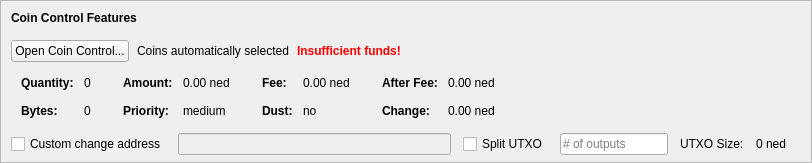
    <widget class="QFrame" name="frameCoinControl">
     <property name="sizePolicy">
      <sizepolicy hsizetype="Expanding" vsizetype="Expanding">
       <horstretch>0</horstretch>
       <verstretch>0</verstretch>
      </sizepolicy>
     </property>
     <property name="maximumSize">
      <size>
       <width>16777215</width>
       <height>16777215</height>
      </size>
     </property>
     <property name="frameShape">
      <enum>QFrame::StyledPanel</enum>
     </property>
     <property name="frameShadow">
      <enum>QFrame::Sunken</enum>
     </property>
     <layout class="QVBoxLayout" name="verticalLayoutCoinControl2">
      <property name="spacing">
       <number>0</number>
      </property>
      <property name="leftMargin">
       <number>0</number>
      </property>
      <property name="topMargin">
       <number>0</number>
      </property>
      <property name="rightMargin">
       <number>0</number>
      </property>
      <property name="bottomMargin">
       <number>6</number>
      </property>
      <item>
       <layout class="QVBoxLayout" name="verticalLayoutCoinControl" stretch="0,0,0,0,1">
        <property name="spacing">
         <number>0</number>
        </property>
        <property name="leftMargin">
         <number>10</number>
        </property>
        <property name="topMargin">
         <number>10</number>
        </property>
        <item>
         <layout class="QHBoxLayout" name="horizontalLayoutCoinControl1">
          <property name="bottomMargin">
           <number>15</number>
          </property>
          <item>
           <widget class="QLabel" name="labelCoinControlFeatures">
            <property name="sizePolicy">
             <sizepolicy hsizetype="Preferred" vsizetype="Maximum">
              <horstretch>0</horstretch>
              <verstretch>0</verstretch>
             </sizepolicy>
            </property>
            <property name="font">
             <font>
              <weight>75</weight>
              <bold>true</bold>
             </font>
            </property>
            <property name="styleSheet">
             <string notr="true">font-weight:bold;</string>
            </property>
            <property name="text">
             <string>Coin Control Features</string>
            </property>
           </widget>
          </item>
         </layout>
        </item>
        <item>
         <layout class="QHBoxLayout" name="horizontalLayoutCoinControl2" stretch="0,0,0,0">
          <property name="spacing">
           <number>8</number>
          </property>
          <property name="bottomMargin">
           <number>10</number>
          </property>
          <item>
           <widget class="QPushButton" name="pushButtonCoinControl">
            <property name="styleSheet">
             <string notr="true"/>
            </property>
            <property name="text">
             <string>Open Coin Control...</string>
            </property>
            <property name="autoDefault">
             <bool>false</bool>
            </property>
           </widget>
          </item>
          <item>
           <widget class="QLabel" name="labelCoinControlAutomaticallySelected">
            <property name="text">
             <string>Coins automatically selected</string>
            </property>
            <property name="margin">
             <number>5</number>
            </property>
           </widget>
          </item>
          <item>
           <widget class="QLabel" name="labelCoinControlInsuffFunds">
            <property name="font">
             <font>
              <weight>75</weight>
              <bold>true</bold>
             </font>
            </property>
            <property name="styleSheet">
             <string notr="true">color:red;font-weight:bold;</string>
            </property>
            <property name="text">
             <string>Insufficient funds!</string>
            </property>
            <property name="margin">
             <number>5</number>
            </property>
           </widget>
          </item>
          <item>
           <spacer name="horizontalSpacerCoinControl">
            <property name="orientation">
             <enum>Qt::Horizontal</enum>
            </property>
            <property name="sizeHint" stdset="0">
             <size>
              <width>40</width>
              <height>1</height>
             </size>
            </property>
           </spacer>
          </item>
         </layout>
        </item>
        <item>
         <widget class="QWidget" name="widgetCoinControl" native="true">
          <property name="sizePolicy">
           <sizepolicy hsizetype="Preferred" vsizetype="Preferred">
            <horstretch>0</horstretch>
            <verstretch>0</verstretch>
           </sizepolicy>
          </property>
          <property name="minimumSize">
           <size>
            <width>0</width>
            <height>0</height>
           </size>
          </property>
          <property name="styleSheet">
           <string notr="true"/>
          </property>
          <layout class="QHBoxLayout" name="horizontalLayoutCoinControl5">
           <property name="leftMargin">
            <number>0</number>
           </property>
           <property name="topMargin">
            <number>0</number>
           </property>
           <property name="rightMargin">
            <number>0</number>
           </property>
           <property name="bottomMargin">
            <number>0</number>
           </property>
           <item>
            <layout class="QHBoxLayout" name="horizontalLayoutCoinControl3" stretch="0,0,0,1">
             <property name="spacing">
              <number>20</number>
             </property>
             <property name="topMargin">
              <number>0</number>
             </property>
             <property name="bottomMargin">
              <number>10</number>
             </property>
             <item>
              <layout class="QFormLayout" name="formLayoutCoinControl1">
               <property name="horizontalSpacing">
                <number>10</number>
               </property>
               <property name="verticalSpacing">
                <number>14</number>
               </property>
               <property name="leftMargin">
                <number>10</number>
               </property>
               <property name="topMargin">
                <number>4</number>
               </property>
               <property name="rightMargin">
                <number>6</number>
               </property>
               <item row="0" column="0">
                <widget class="QLabel" name="labelCoinControlQuantityText">
                 <property name="font">
                  <font>
                   <weight>75</weight>
                   <bold>true</bold>
                  </font>
                 </property>
                 <property name="text">
                  <string>Quantity:</string>
                 </property>
                 <property name="margin">
                  <number>0</number>
                 </property>
                </widget>
               </item>
               <item row="0" column="1">
                <widget class="QLabel" name="labelCoinControlQuantity">
                 <property name="cursor">
                  <cursorShape>IBeamCursor</cursorShape>
                 </property>
                 <property name="contextMenuPolicy">
                  <enum>Qt::ActionsContextMenu</enum>
                 </property>
                 <property name="text">
                  <string notr="true">0</string>
                 </property>
                 <property name="margin">
                  <number>0</number>
                 </property>
                 <property name="textInteractionFlags">
                  <set>Qt::LinksAccessibleByMouse|Qt::TextSelectableByKeyboard|Qt::TextSelectableByMouse</set>
                 </property>
                </widget>
               </item>
               <item row="1" column="0">
                <widget class="QLabel" name="labelCoinControlBytesText">
                 <property name="font">
                  <font>
                   <weight>75</weight>
                   <bold>true</bold>
                  </font>
                 </property>
                 <property name="text">
                  <string>Bytes:</string>
                 </property>
                </widget>
               </item>
               <item row="1" column="1">
                <widget class="QLabel" name="labelCoinControlBytes">
                 <property name="cursor">
                  <cursorShape>IBeamCursor</cursorShape>
                 </property>
                 <property name="contextMenuPolicy">
                  <enum>Qt::ActionsContextMenu</enum>
                 </property>
                 <property name="text">
                  <string notr="true">0</string>
                 </property>
                 <property name="textInteractionFlags">
                  <set>Qt::LinksAccessibleByMouse|Qt::TextSelectableByKeyboard|Qt::TextSelectableByMouse</set>
                 </property>
                </widget>
               </item>
              </layout>
             </item>
             <item>
              <layout class="QFormLayout" name="formLayoutCoinControl2">
               <property name="horizontalSpacing">
                <number>10</number>
               </property>
               <property name="verticalSpacing">
                <number>14</number>
               </property>
               <property name="leftMargin">
                <number>6</number>
               </property>
               <property name="topMargin">
                <number>4</number>
               </property>
               <property name="rightMargin">
                <number>6</number>
               </property>
               <item row="0" column="0">
                <widget class="QLabel" name="labelCoinControlAmountText">
                 <property name="font">
                  <font>
                   <weight>75</weight>
                   <bold>true</bold>
                  </font>
                 </property>
                 <property name="text">
                  <string>Amount:</string>
                 </property>
                 <property name="margin">
                  <number>0</number>
                 </property>
                </widget>
               </item>
               <item row="0" column="1">
                <widget class="QLabel" name="labelCoinControlAmount">
                 <property name="cursor">
                  <cursorShape>IBeamCursor</cursorShape>
                 </property>
                 <property name="contextMenuPolicy">
                  <enum>Qt::ActionsContextMenu</enum>
                 </property>
                 <property name="text">
                  <string notr="true">0.00 ned</string>
                 </property>
                 <property name="textInteractionFlags">
                  <set>Qt::LinksAccessibleByMouse|Qt::TextSelectableByKeyboard|Qt::TextSelectableByMouse</set>
                 </property>
                </widget>
               </item>
               <item row="1" column="0">
                <widget class="QLabel" name="labelCoinControlPriorityText">
                 <property name="font">
                  <font>
                   <weight>75</weight>
                   <bold>true</bold>
                  </font>
                 </property>
                 <property name="text">
                  <string>Priority:</string>
                 </property>
                </widget>
               </item>
               <item row="1" column="1">
                <widget class="QLabel" name="labelCoinControlPriority">
                 <property name="cursor">
                  <cursorShape>IBeamCursor</cursorShape>
                 </property>
                 <property name="contextMenuPolicy">
                  <enum>Qt::ActionsContextMenu</enum>
                 </property>
                 <property name="text">
                  <string>medium</string>
                 </property>
                 <property name="textInteractionFlags">
                  <set>Qt::LinksAccessibleByMouse|Qt::TextSelectableByKeyboard|Qt::TextSelectableByMouse</set>
                 </property>
                </widget>
               </item>
              </layout>
             </item>
             <item>
              <layout class="QFormLayout" name="formLayoutCoinControl3">
               <property name="horizontalSpacing">
                <number>10</number>
               </property>
               <property name="verticalSpacing">
                <number>14</number>
               </property>
               <property name="leftMargin">
                <number>6</number>
               </property>
               <property name="topMargin">
                <number>4</number>
               </property>
               <property name="rightMargin">
                <number>6</number>
               </property>
               <item row="0" column="0">
                <widget class="QLabel" name="labelCoinControlFeeText">
                 <property name="font">
                  <font>
                   <weight>75</weight>
                   <bold>true</bold>
                  </font>
                 </property>
                 <property name="text">
                  <string>Fee:</string>
                 </property>
                 <property name="margin">
                  <number>0</number>
                 </property>
                </widget>
               </item>
               <item row="0" column="1">
                <widget class="QLabel" name="labelCoinControlFee">
                 <property name="cursor">
                  <cursorShape>IBeamCursor</cursorShape>
                 </property>
                 <property name="contextMenuPolicy">
                  <enum>Qt::ActionsContextMenu</enum>
                 </property>
                 <property name="text">
                  <string notr="true">0.00 ned</string>
                 </property>
                 <property name="textInteractionFlags">
                  <set>Qt::LinksAccessibleByMouse|Qt::TextSelectableByKeyboard|Qt::TextSelectableByMouse</set>
                 </property>
                </widget>
               </item>
               <item row="1" column="0">
                <widget class="QLabel" name="labelCoinControlLowOutputText">
                 <property name="font">
                  <font>
                   <weight>75</weight>
                   <bold>true</bold>
                  </font>
                 </property>
                 <property name="text">
                  <string>Dust:</string>
                 </property>
                </widget>
               </item>
               <item row="1" column="1">
                <widget class="QLabel" name="labelCoinControlLowOutput">
                 <property name="cursor">
                  <cursorShape>IBeamCursor</cursorShape>
                 </property>
                 <property name="contextMenuPolicy">
                  <enum>Qt::ActionsContextMenu</enum>
                 </property>
                 <property name="text">
                  <string>no</string>
                 </property>
                 <property name="textInteractionFlags">
                  <set>Qt::LinksAccessibleByMouse|Qt::TextSelectableByKeyboard|Qt::TextSelectableByMouse</set>
                 </property>
                </widget>
               </item>
              </layout>
             </item>
             <item>
              <layout class="QFormLayout" name="formLayoutCoinControl4">
               <property name="horizontalSpacing">
                <number>10</number>
               </property>
               <property name="verticalSpacing">
                <number>14</number>
               </property>
               <property name="leftMargin">
                <number>6</number>
               </property>
               <property name="topMargin">
                <number>4</number>
               </property>
               <property name="rightMargin">
                <number>6</number>
               </property>
               <item row="0" column="0">
                <widget class="QLabel" name="labelCoinControlAfterFeeText">
                 <property name="font">
                  <font>
                   <weight>75</weight>
                   <bold>true</bold>
                  </font>
                 </property>
                 <property name="text">
                  <string>After Fee:</string>
                 </property>
                 <property name="margin">
                  <number>0</number>
                 </property>
                </widget>
               </item>
               <item row="0" column="1">
                <widget class="QLabel" name="labelCoinControlAfterFee">
                 <property name="cursor">
                  <cursorShape>IBeamCursor</cursorShape>
                 </property>
                 <property name="contextMenuPolicy">
                  <enum>Qt::ActionsContextMenu</enum>
                 </property>
                 <property name="text">
                  <string notr="true">0.00 ned</string>
                 </property>
                 <property name="textInteractionFlags">
                  <set>Qt::LinksAccessibleByMouse|Qt::TextSelectableByKeyboard|Qt::TextSelectableByMouse</set>
                 </property>
                </widget>
               </item>
               <item row="1" column="0">
                <widget class="QLabel" name="labelCoinControlChangeText">
                 <property name="font">
                  <font>
                   <weight>75</weight>
                   <bold>true</bold>
                  </font>
                 </property>
                 <property name="text">
                  <string>Change:</string>
                 </property>
                </widget>
               </item>
               <item row="1" column="1">
                <widget class="QLabel" name="labelCoinControlChange">
                 <property name="cursor">
                  <cursorShape>IBeamCursor</cursorShape>
                 </property>
                 <property name="contextMenuPolicy">
                  <enum>Qt::ActionsContextMenu</enum>
                 </property>
                 <property name="text">
                  <string notr="true">0.00 ned</string>
                 </property>
                 <property name="textInteractionFlags">
                  <set>Qt::LinksAccessibleByMouse|Qt::TextSelectableByKeyboard|Qt::TextSelectableByMouse</set>
                 </property>
                </widget>
               </item>
              </layout>
             </item>
            </layout>
           </item>
          </layout>
         </widget>
        </item>
        <item>
         <layout class="QHBoxLayout" name="horizontalLayoutCoinControl4" stretch="0,0,0,0,0,0,0">
          <property name="spacing">
           <number>12</number>
          </property>
          <property name="sizeConstraint">
           <enum>QLayout::SetDefaultConstraint</enum>
          </property>
          <property name="topMargin">
           <number>5</number>
          </property>
          <property name="rightMargin">
           <number>5</number>
          </property>
          <item>
           <widget class="QCheckBox" name="checkBoxCoinControlChange">
            <property name="toolTip">
             <string>If this is activated, but the change address is empty or invalid, change will be sent to a newly generated address.</string>
            </property>
            <property name="text">
             <string>Custom change address</string>
            </property>
           </widget>
          </item>
          <item>
           <widget class="QValidatedLineEdit" name="lineEditCoinControlChange">
            <property name="enabled">
             <bool>false</bool>
            </property>
            <property name="sizePolicy">
             <sizepolicy hsizetype="Expanding" vsizetype="Fixed">
              <horstretch>0</horstretch>
              <verstretch>0</verstretch>
             </sizepolicy>
            </property>
           </widget>
          </item>
          <item>
           <widget class="QCheckBox" name="splitBlockCheckBox">
            <property name="text">
             <string>Split UTXO</string>
            </property>
           </widget>
          </item>
          <item>
           <widget class="QLineEdit" name="splitBlockLineEdit">
            <property name="sizePolicy">
             <sizepolicy hsizetype="Fixed" vsizetype="Fixed">
              <horstretch>50</horstretch>
              <verstretch>0</verstretch>
             </sizepolicy>
            </property>
            <property name="placeholderText">
             <string># of outputs</string>
            </property>
           </widget>
          </item>
          <item>
           <widget class="QLabel" name="labelBlockSizeText">
            <property name="text">
             <string>UTXO Size:</string>
            </property>
           </widget>
          </item>
          <item>
           <widget class="QLabel" name="labelBlockSize">
            <property name="text">
             <string>0 ned</string>
            </property>
           </widget>
          </item>
          <item>
           <widget class="QLabel" name="labelCoinControlChangeLabel">
            <property name="sizePolicy">
             <sizepolicy hsizetype="Preferred" vsizetype="Expanding">
              <horstretch>0</horstretch>
              <verstretch>0</verstretch>
             </sizepolicy>
            </property>
            <property name="minimumSize">
             <size>
              <width>0</width>
              <height>0</height>
             </size>
            </property>
            <property name="text">
             <string/>
            </property>
            <property name="margin">
             <number>3</number>
            </property>
           </widget>
          </item>
         </layout>
        </item>
        <item>
         <spacer name="verticalSpacerCoinControl">
          <property name="orientation">
           <enum>Qt::Vertical</enum>
          </property>
          <property name="sizeHint" stdset="0">
           <size>
            <width>800</width>
            <height>1</height>
           </size>
          </property>
         </spacer>
        </item>
       </layout>
      </item>
     </layout>
    </widget>
